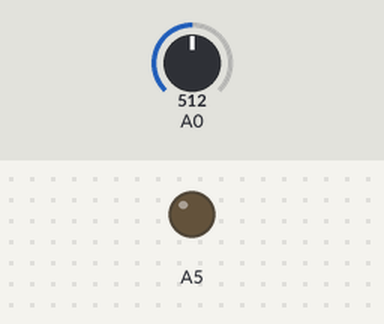
Bench run of a sketch on a simulated Arduino Uno, built with avr-gcc and run on an emulated ATmega328P. Parts: output pins drawn as LEDs (lit = HIGH). Inputs (shaded band) come from the test bench; at power-on: A0 = 512. Pins used as bus, display or sensor lines are not drawn.

Above: at 1.9 s.
2.0 s: A0 set to 588
3.5 s: A0 set to 611
At 4.7 s:
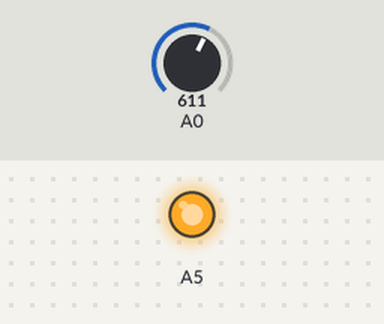
Timing chart, 0 to 8.0 s (numbered marks = the images above; inputs shaded):
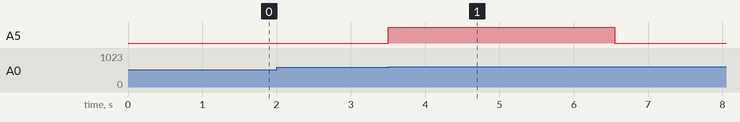

Measured:
- the behaviour switches between 600 and 601 on A0 (found by bisection; images 0 and 1)
- after the input at 2.0 s, every drawn part: stays the same
- after the input at 3.5 s, A5: LOW → HIGH at once, → LOW 3.0 s later

The sketch:

closer.ino
```cpp
// (licence header left out)
const int top_motor = 2;
const int bottom_motor = 3;

void setup() {
  pinMode(2, OUTPUT);
  pinMode(3, OUTPUT);
  pinMode(A5, OUTPUT);
  pinMode(A0, INPUT);
  servo_move(20, top_motor, 100);    // Ausgangsstellung
  servo_move(20, bottom_motor, 100);    // Ausgangsstellung
}

void loop() {
if (analogRead(A0) > 600){
  digitalWrite(A5, HIGH);
  schliessen();
  delay(100);
  digitalWrite(A5, LOW);
  while(analogRead(A0) > 600);
  }
}

void schliessen(){

  servo_move(150, top_motor, 100);   // Top Servo runter
  delay(500);
  servo_move(20, top_motor, 100);    // Top Servo zurück
  delay(500);
  servo_move(60, bottom_motor, 100);   // Side Servo runter
  delay(500);
  servo_move(20, bottom_motor, 100);    // Side Servo hoch
}


void servo_move(byte angle_degree, uint8_t motor_pin, byte repeater){

    pinMode(motor_pin, OUTPUT);                       //Declares given pin of the servo as output
    int time = (angle_degree/180.0 * 1925) + 425;     //Calculates degree time for a SV-90
    int delaytime = 20000-time;
    for(int i = 0; i<repeater; i++){
      digitalWrite(motor_pin, HIGH);
      delayMicroseconds(time);
      digitalWrite(motor_pin, LOW);
      delayMicroseconds(delaytime);
    }
}
```
